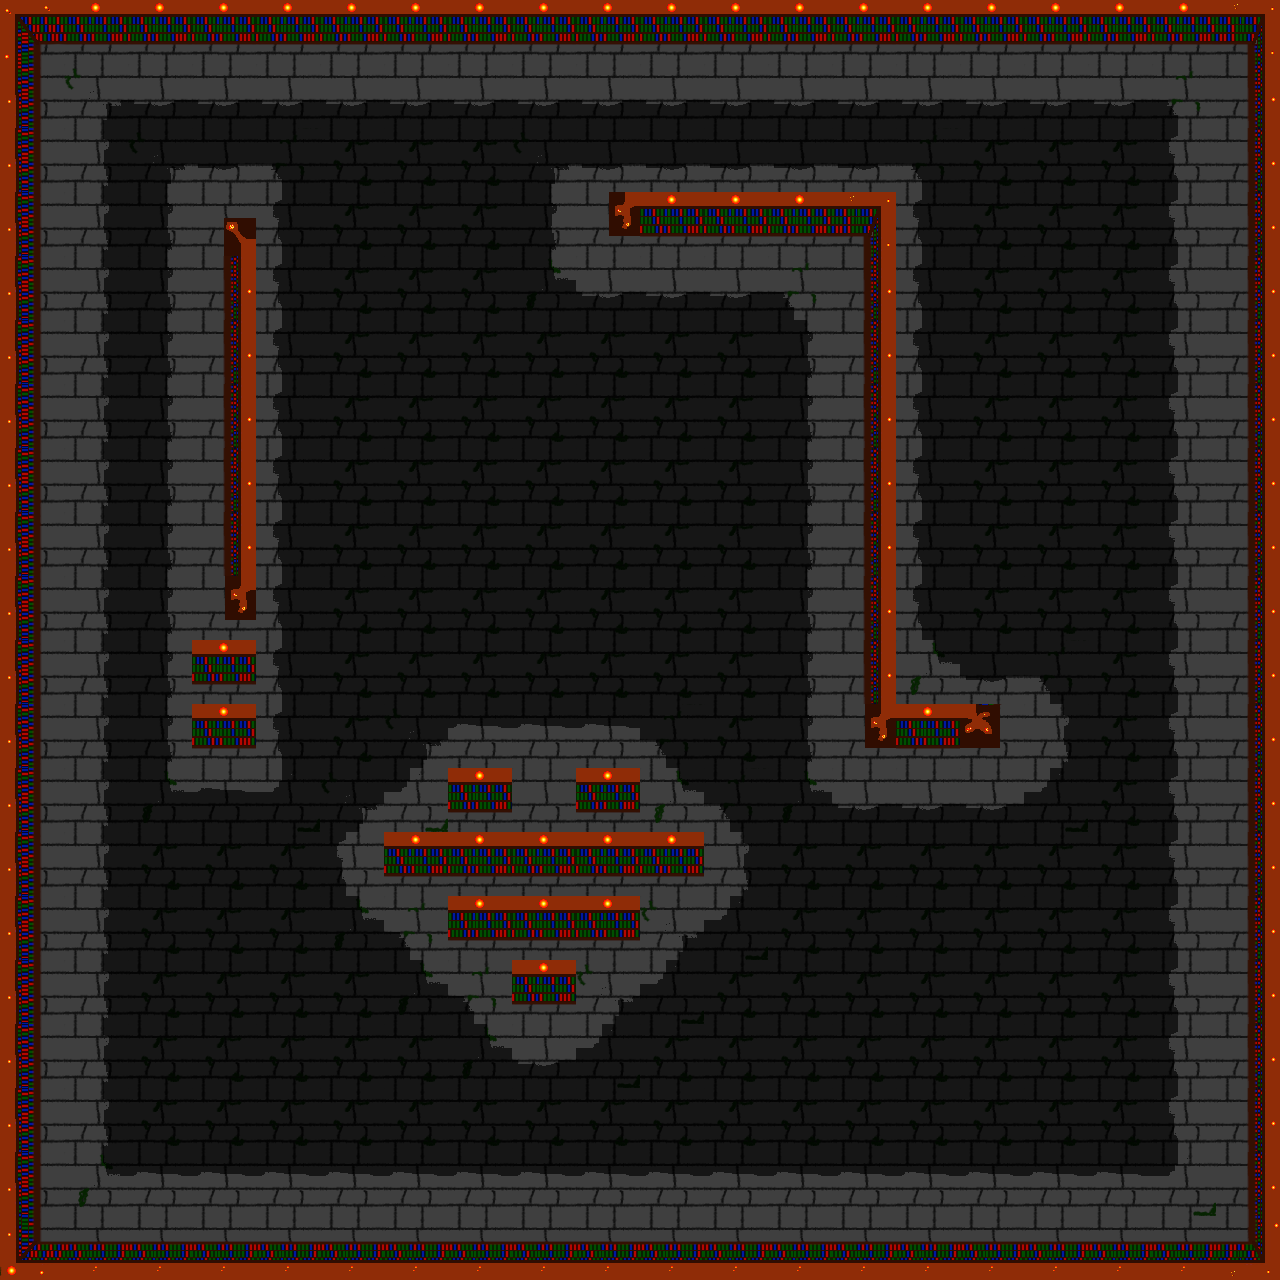

A 2D game scene composited from a Tiled map and its tileset images. What follows is a short description and the map's XML, with every tile layer's data as written:
An orthogonal 20x20 tile map with 64x64 px tiles, 2 tile layers (Base Map, Boarder Objects).

<map version="1.10" tiledversion="1.10.1" orientation="orthogonal" renderorder="right-down" width="20" height="20" tilewidth="64" tileheight="64" infinite="0" nextlayerid="3" nextobjectid="1">
 <tileset firstgid="1" source="../tsx/tileset.tsx" />
 <layer id="1" name="Base Map" width="20" height="20">
  <data encoding="csv">
38,38,38,38,38,38,38,38,38,38,38,38,38,38,38,38,38,38,38,38,
38,1,2,2,2,2,2,2,2,2,2,2,2,2,2,2,2,2,3,38,
38,31,91,92,93,32,32,32,91,92,92,92,92,92,93,32,32,32,33,38,
38,31,121,38,123,32,32,32,121,38,38,38,38,38,123,32,32,32,33,38,
38,31,121,38,123,32,32,32,151,2,2,2,3,38,123,32,32,32,33,38,
38,31,121,38,123,32,32,32,32,32,32,32,121,38,123,32,32,32,33,38,
38,31,121,38,123,32,32,32,32,32,32,32,121,38,123,32,32,32,33,38,
38,31,121,38,123,32,32,32,32,32,32,32,121,38,123,32,32,32,33,38,
38,31,121,38,123,32,32,32,32,32,32,32,121,38,123,32,32,32,33,38,
38,31,121,38,123,32,32,32,32,32,32,32,121,38,123,32,32,32,33,38,
38,31,121,38,123,32,32,32,32,32,32,32,121,38,61,92,93,32,33,38,
38,31,121,38,123,32,91,62,62,62,93,32,121,38,38,38,31,32,33,38,
38,31,151,152,153,91,63,38,35,38,61,93,151,2,2,2,153,32,33,38,
38,31,32,32,32,33,38,38,38,38,38,31,32,32,32,32,32,32,33,38,
38,31,32,32,32,151,3,38,38,38,1,153,32,32,32,32,32,32,33,38,
38,31,32,32,32,32,151,3,38,1,153,32,32,32,32,32,32,32,33,38,
38,31,32,32,32,32,32,151,2,153,32,32,32,32,32,32,32,32,33,38,
38,31,32,32,32,32,32,32,32,32,32,32,32,32,32,32,32,32,33,38,
38,61,62,62,62,62,62,62,62,62,62,62,62,62,62,62,62,62,63,38,
38,38,38,38,38,38,38,38,38,38,38,38,38,38,38,38,38,38,38,38
</data>
 </layer>
 <layer id="2" name="Boarder Objects" width="20" height="20">
  <data encoding="csv">
4,5,5,5,5,5,5,5,5,5,5,5,5,5,5,5,5,5,5,6,
34,0,0,0,0,0,0,0,0,0,0,0,0,0,0,0,0,0,0,36,
34,0,0,0,0,0,0,0,0,0,0,0,0,0,0,0,0,0,0,36,
34,0,0,7,0,0,0,0,0,67,5,5,5,6,0,0,0,0,0,36,
34,0,0,37,0,0,0,0,0,0,0,0,0,36,0,0,0,0,0,36,
34,0,0,37,0,0,0,0,0,0,0,0,0,36,0,0,0,0,0,36,
34,0,0,37,0,0,0,0,0,0,0,0,0,36,0,0,0,0,0,36,
34,0,0,37,0,0,0,0,0,0,0,0,0,36,0,0,0,0,0,36,
34,0,0,37,0,0,0,0,0,0,0,0,0,36,0,0,0,0,0,36,
34,0,0,67,0,0,0,0,0,0,0,0,0,36,0,0,0,0,0,36,
34,0,0,5,0,0,0,0,0,0,0,0,0,36,0,0,0,0,0,36,
34,0,0,5,0,0,0,0,0,0,0,0,0,67,5,69,0,0,0,36,
34,0,0,0,0,0,0,5,0,5,0,0,0,0,0,0,0,0,0,36,
34,0,0,0,0,0,5,5,5,5,5,0,0,0,0,0,0,0,0,36,
34,0,0,0,0,0,0,5,5,5,0,0,0,0,0,0,0,0,0,36,
34,0,0,0,0,0,0,0,5,0,0,0,0,0,0,0,0,0,0,36,
34,0,0,0,0,0,0,0,0,0,0,0,0,0,0,0,0,0,0,36,
34,0,0,0,0,0,0,0,0,0,0,0,0,0,0,0,0,0,0,36,
34,0,0,0,0,0,0,0,0,0,0,0,0,0,0,0,0,0,0,36,
64,65,65,65,65,65,65,65,65,65,65,65,65,65,65,65,65,65,65,66
</data>
 </layer>
</map>